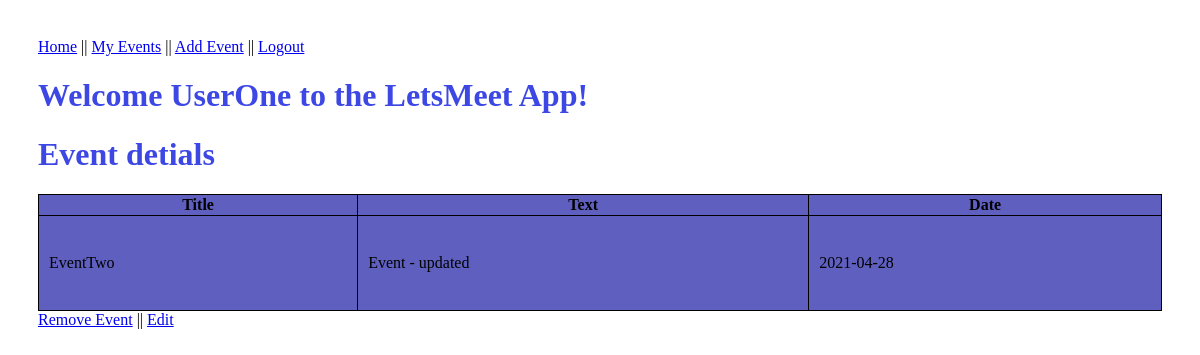
Before: /events/3 (signed in) with the older database file.
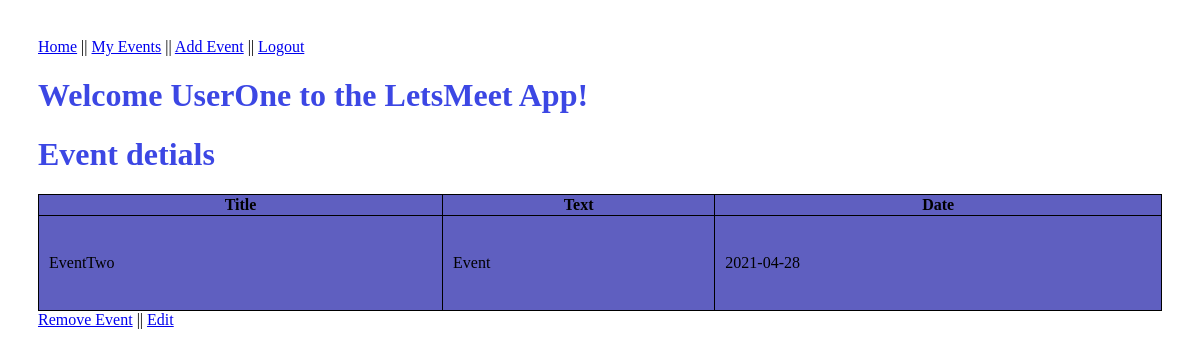
After: the same page with the newer database file.
### models.py (models this page shows, shortened)
class Event(db.Model):
    id = db.Column("id", db.Integer, primary_key=True)
    title = db.Column("title", db.String(200))
    text = db.Column("text", db.String(100))
    date = db.Column("date", db.String(50))
    user_id = db.Column("user_id", db.Integer, db.ForeignKey('user.id'))

### LetsMeetFlask.py (the view)
@app.route('/events/<event_id>')
def get_event(event_id):
    if session.get('user'):
        my_event = db.session.query(Event).filter_by(id=event_id).one()
        return render_template('LetsMeetEvent.html', event=my_event, user=session['user'], user_id=session['user_id'])
    return redirect(url_for('login'))

### templates/LetsMeetEvent.html (shortened to what this page needs)
{% extends "base.html" %}
    {% block content %}
    <body>
        <nav>
            <a href="{{ url_for('index') }}"> Home</a> ||
            <a href="{{ url_for('get_events') }}"> My Events</a> ||
            <a href="{{ url_for('new_event') }}">Add Event</a> ||
            <a href="{{ url_for('logout') }}">Logout</a>
        </nav>
        <h1>Welcome {{user}} to the LetsMeet App!</h1>
        <h1>Event detials</h1>
        <table>
            <tr>
                <th>Title</th>
                <th>Text</th>
                <th>Date</th>
            </tr>
            <tr>
                <td>{{ event.title }}</td>
                <td>{{ event.text }}</td>
                <td>{{ event.date }}</td>
            </tr>
        </table>
        {% if event.user_id == user_id %}
            <a href="{{ url_for('remove_event', event_id=event.id) }}">Remove Event</a> ||
            <a href="{{ url_for('edit_event', event_id=event.id) }}">Edit</a>
        {% endif %}
    </body>
    {% endblock %}

Changed rows visible on the page:
changed Event "EventTwo": text "Event - updated" → "Event"
